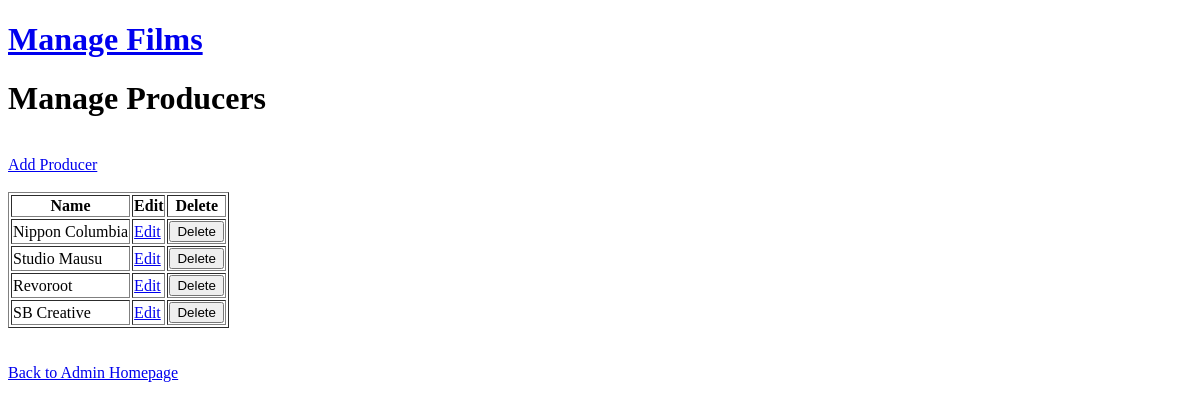
The app's page /dashboard-admin/manage-producer/ (signed in), older data.
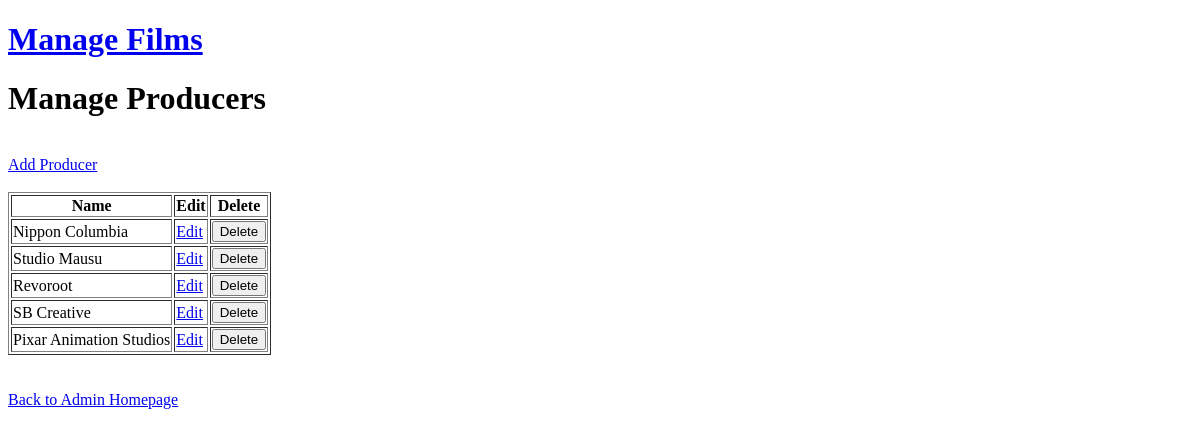
The same page, newer data.
### core/StreamingApp/models.py (models this page shows, shortened)
class Producer(models.Model):
    class Meta:
        constraints = [
            UniqueConstraint(
            Lower('name'),
            name='unique_producer_name_case_insensitive'
        )]
    producer_id = models.UUIDField(primary_key=True, default=uuid.uuid4, editable=False)
    name = models.CharField(max_length=255)
    created_at = models.DateTimeField(auto_now_add=True)
    updated_at = models.DateTimeField(auto_now=True)

### core/StreamingApp/views.py (the view)
class ManageProducerView(AdminRequiredView):
    def get(self,request):
        producers = Producer.objects.all()
        return render(request, 'admin/manage_producer.html', {
            'producers': producers,
        })

### core/StreamingApp/views.py (called while the page is built)
    def dispatch(self, request, *args, **kwargs):
        if not request.user.is_authenticated:
            from django.shortcuts import redirect
            from django.urls import reverse
            return redirect(f"{reverse('admin_login')}?next={request.path}")
        return super().dispatch(request, *args, **kwargs)

### core/templates/admin/manage_producer.html (shortened to what this page needs)
{% extends 'base_admin/base_manage_film.html' %}
{% block content %}
<h1>Manage Producers</h1>
<br>
<a href="{% url 'add_producer' %}">Add Producer</a><br><br>
{% if producers %}
    <table border="1">
        <thead>
            <tr>
                <th>Name</th>
                <th>Edit</th>
                <th>Delete</th>
            </tr>
        </thead>
        <tbody>
            {% for producer in producers %}
                <tr>
                    <td>{{ producer.name }}</td>
                    <td><a href="{% url 'edit_producer' producer_id=producer.producer_id %}">Edit</a></td>
                    <td><form method="post" action="{% url 'delete_producer' producer_id=producer.producer_id %}">
                        <button type="submit"
                                onclick="return confirm('Are you sure you want to delete {{ producer.name }}')">
                            Delete
                        </button>
                        </form>
                    </td>
                </tr>
            {% endfor %}
        </tbody>
    </table>
{% else %}
    <p>No producers found.</p>
{% endif %}
<br><br>
<a href="{% url 'admin_homepage' %}">Back to Admin Homepage</a>
{% endblock %}

Row changes from the older to the newer data that the page shows:
added Producer: name "Pixar Animation Studios"
